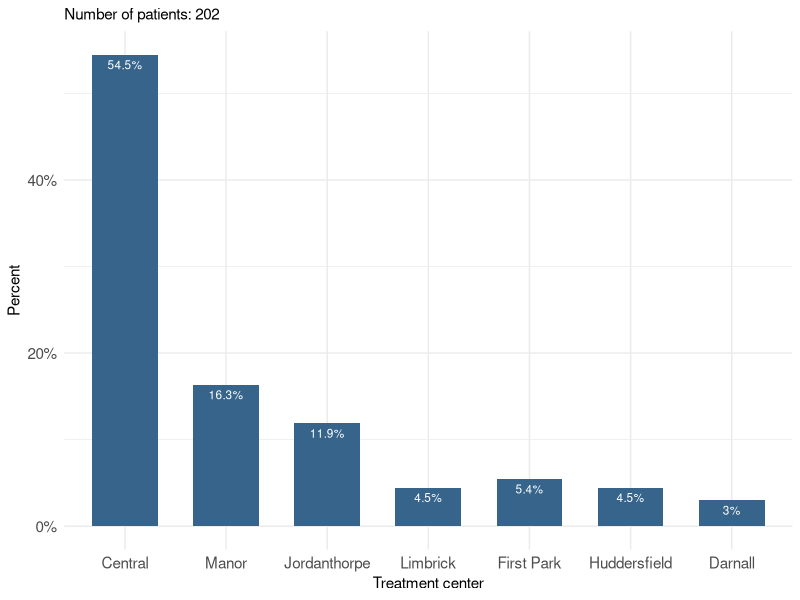
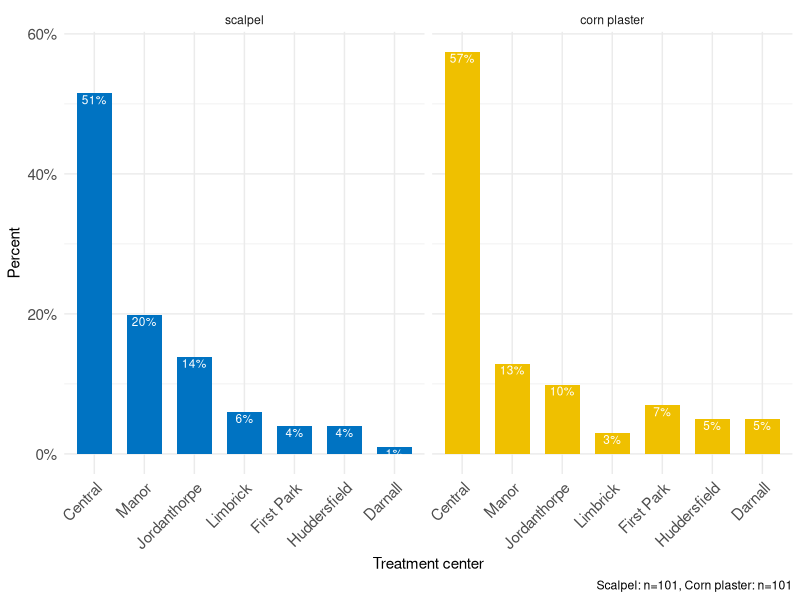
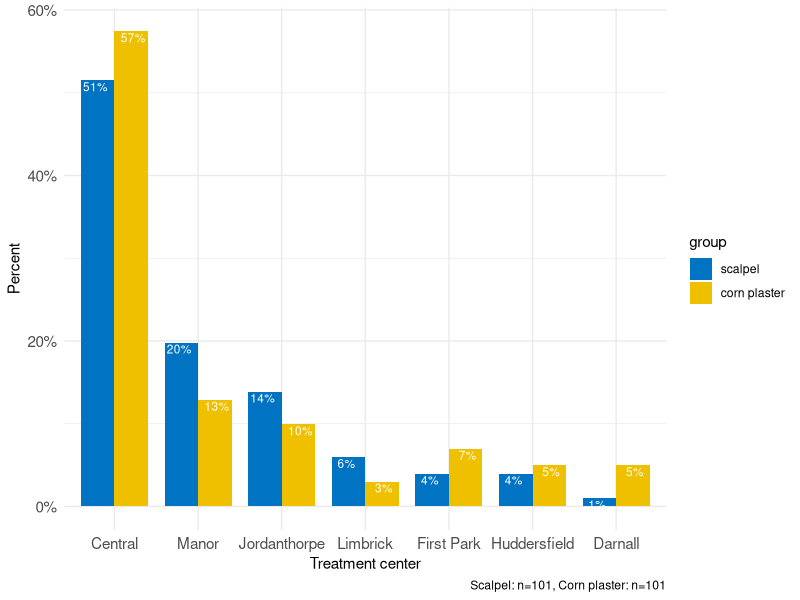
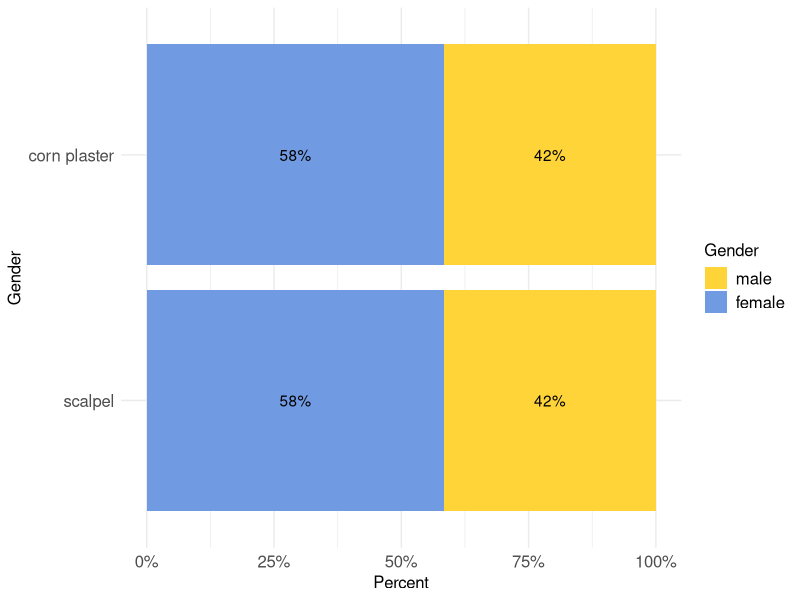
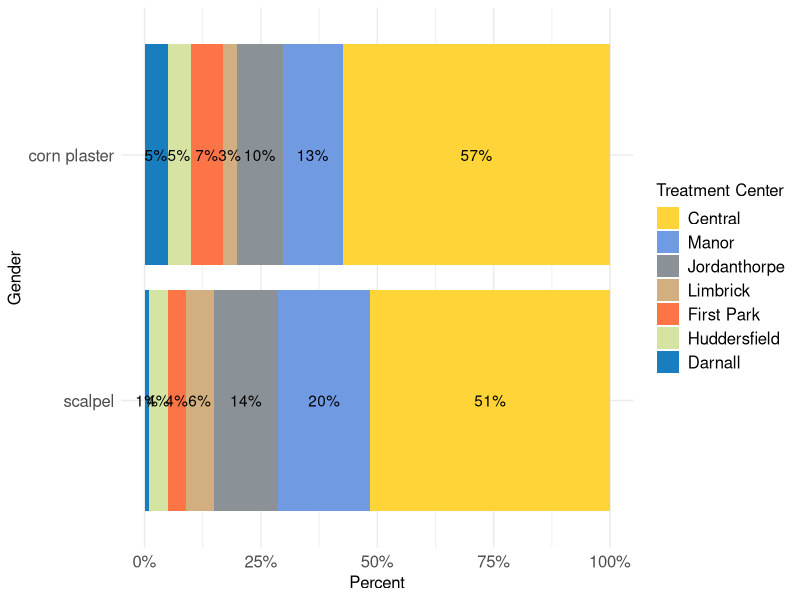

R code for these plots, in order:
## ---- chunk 1
#| include = F

library(tidyverse)
library(here)


library(scales)

library(readr)
dat_corn <- read_csv(here("data", "dat_corn.csv"))

dat_corn <- dat_corn %>% 
 mutate(group = factor(group, levels = c(1, 2), 
                              labels=c('scalpel', 'corn plaster')),
        center = factor(center, levels = c(1, 2, 3, 4, 5,  9,  11 ),
                          labels = c('Central', 'Manor', 'Jordanthorpe', 'Limbrick',
                                     'First Park', 'Huddersfield', 'Darnall')),
        gender = factor(gender, levels = c(1, 2), 
                              labels=c('male', 'female'))
         
 )
## ---- chunk 2
#| echo: false
#| label: fig-barplot1
#| fig-cap: Bar plot showing where 202 patients with corns were treated [@farndon2013].
#| fig.width: 7

dat_centers <- dat_corn %>% 
  count(center) %>% 
  mutate(pct = n / sum(n))


ggplot(dat_centers, aes(x = center, y = pct)) +
  geom_col(width=0.65, fill = "steelblue4") +
  geom_text(aes(label=paste0(round(pct*100, 1), "%")),
            vjust=1.6, color = "white", size = 3) +
  labs(x = "Treatment center", y = "Percent",
       subtitle = "Number of patients: 202") +
  scale_y_continuous(labels = scales::percent) +
  theme_minimal() +
  theme(
    axis.title=element_text(size = 11),
    axis.text=element_text(size = 11)
  )
## ---- chunk 3
#| echo: false
#| label: fig-barplot2
#| fig-cap: Side-by-side bar plot showing where 202 patients with corns were treated by randomized group [@farndon2013].
#| fig.width: 9.5
#| fig.height: 5

dat_centers2 <- dat_corn %>% 
  count(center, group) %>% 
  group_by(group) %>% 
  mutate(pct = n / sum(n))


ggplot(dat_centers2) + 
  geom_col(aes(center, pct, fill = group), width=0.7, position = "dodge") +
  geom_text(aes(center, pct, label = paste0(round(pct*100, 0), "%"), 
                group = group), color = "white", size = 3,vjust=1.2,
            position = position_dodge(width = .9)) +
labs(x = "Treatment center", y = "Percent",
     caption = "Scalpel: n=101, Corn plaster: n=101") +
  scale_y_continuous(labels = scales::percent) +
  ggsci::scale_fill_jco() +
  theme_minimal() +
  theme(
    legend.position="none",
    axis.title=element_text(size = 11),
    axis.text=element_text(size = 11),
    axis.text.x = element_text(angle = 45, hjust = 1)
  ) +
   facet_wrap(~group, ncol = 2)

## ---- chunk 4
#| echo: false
#| label: fig-barplot3
#| fig-cap: Grouped bar plot showing where 202 patients with corns were treated by randomized group [@farndon2013].
#| fig.width: 9
#| fig.height: 5
#| 
ggplot(dat_centers2) + 
  geom_col(aes(center, pct, fill = group), width = 0.8, position = "dodge") +
  geom_text(aes(center, pct, label = paste0(round(pct*100, 0), "%"), 
                group = group), color = "white", size = 3,vjust=1.2,
            position = position_dodge(width = .9)) +
labs(x = "Treatment center", y = "Percent",
     caption = "Scalpel: n=101, Corn plaster: n=101") +
  scale_y_continuous(labels = scales::percent) +
  ggsci::scale_fill_jco() +
  theme_minimal() +
  theme(
    axis.title=element_text(size = 11),
    axis.text=element_text(size = 11)
  )

## ---- chunk 5
#| echo: false
#| warning: false
#| label: fig-stacked
#| fig-cap: A horizontal 100% stacked bar plot showing the distribution of gender by randomized group [@farndon2013].
#| fig.width: 7
#| fig.height: 2

dat_stacked <- dat_corn%>% 
  group_by(group) %>% 
  count(gender) %>% 
  mutate(pct = n / sum(n))


ggplot(dat_stacked, aes(x = group, y = pct, fill = gender))+
  geom_bar(stat = "identity")+
  geom_text(aes(label = paste0(round(pct*100, 0), "%"), y = pct), 
            position = position_stack(vjust = 0.5))+
  coord_flip()+
  ggsci::scale_fill_simpsons() +
  scale_y_continuous(labels = scales::percent)+
  labs(x = "Gender", y = "Percent", fill = "Gender") +
  theme_minimal() +
  theme(
    legend.title = element_text(size = 12),
    legend.text = element_text(size = 12),
    axis.title=element_text(size = 12),
    axis.text=element_text(size = 12)
  )

## ---- chunk 6
#| echo: false
#| warning: false
#| label: fig-stacked2
#| fig-cap: A horizontal 100% stacked bar plot showing the distribution of treatment centers by randomized group [@farndon2013].
#| fig.width: 11.5
#| fig.height: 2.5

dat_stacked2 <- dat_corn%>% 
  group_by(group) %>% 
  count(center) %>% 
  mutate(pct = n / sum(n))


ggplot(dat_stacked2, aes(x = group, y = pct, fill = center))+
  geom_bar(stat = "identity")+
  geom_text(aes(label = paste0(round(pct*100, 0), "%"), y = pct), 
            position = position_stack(vjust = 0.5))+
  coord_flip()+
  ggsci::scale_fill_simpsons() +
  scale_y_continuous(labels = scales::percent)+
  labs(x = "Gender", y = "Percent", fill = "Treatment Center") +
  theme_minimal() +
  theme(
    legend.title = element_text(size = 12),
    legend.text = element_text(size = 12),
    axis.title=element_text(size = 12),
    axis.text=element_text(size = 12)
  )

## ---- chunk 7
#| include = F
x <- c(2, 2, 6, 3, 4, 2, 2, 5, 3, 4, 1, 2, 6, 3, 10, 3)

x2 <- c(2, 2, 6, 3, 4, 2, 2, 5, 3, 4, 1, 2, 6, 3, 100, 3)

